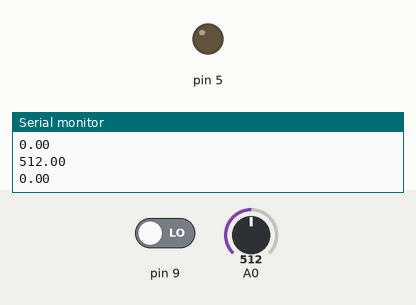
This sketch was run on a simulated Arduino Uno, built with avr-gcc and run on an emulated ATmega328P. Parts: output pins drawn as LEDs (lit = HIGH), the last lines printed to the serial monitor. The test bench sets the inputs (shaded band); at power-on: pin 9 LOW, A0 = 512.

Above: at 1.2 s.
1.3 s: pin 9 driven HIGH
At 1.7 s:
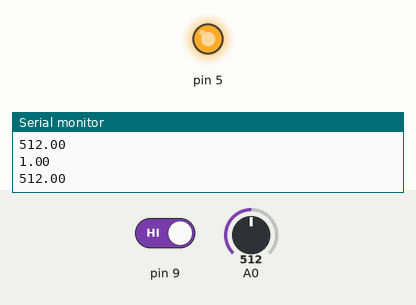
Timing chart, 0 to 4.3 s (numbered marks = the images above; inputs shaded):
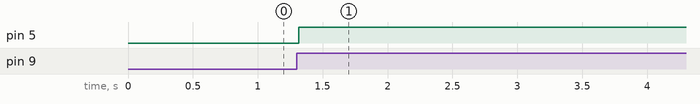

Measured:
- after the input at 1.3 s, pin 5: LOW → HIGH at once

The sketch:

Assignment1-coding.ino
```cpp
float a,b ;

void setup ()

{

  pinMode( 9, INPUT);

  pinMode( 5, OUTPUT);

  pinMode( A0, INPUT);

  Serial.begin(9600);

}

void loop ()

{

  a= digitalRead(9);

  b= analogRead(A0);

  Serial.println(a);

  Serial.println(b);

  if ( (a>0) && (b<550))

  {

    digitalWrite(5, HIGH);

    delay (5000);

  }

  else

    digitalWrite(5, 0);


}
```
